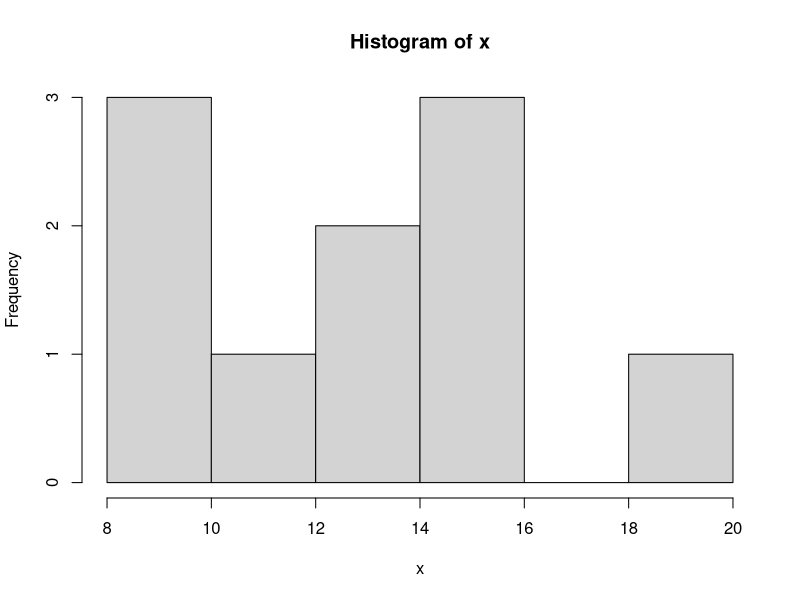
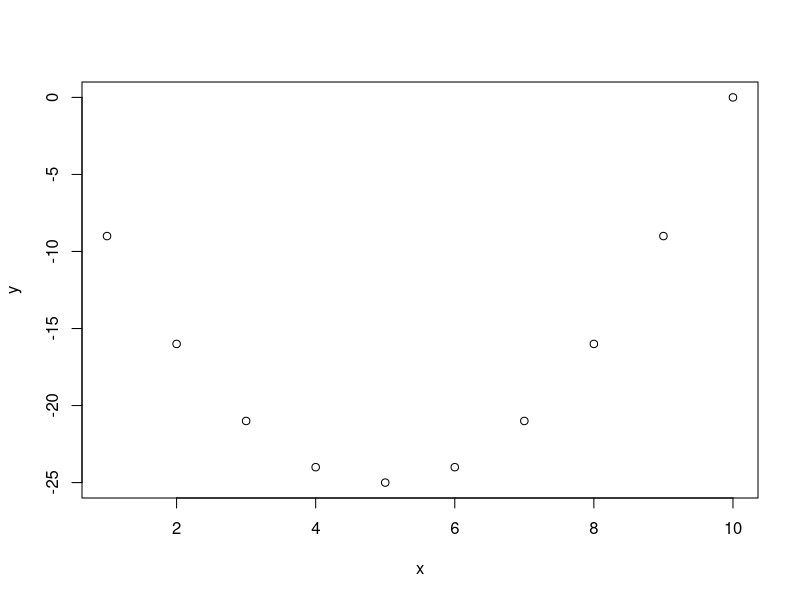
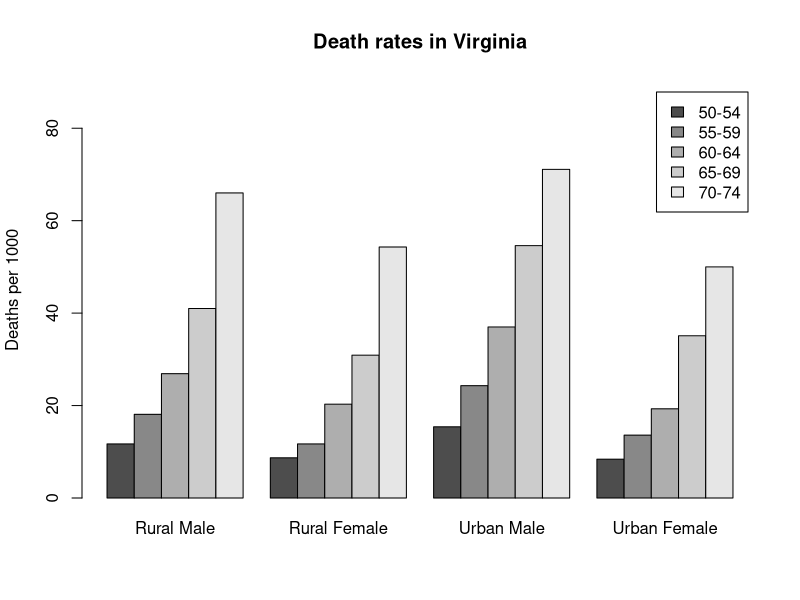
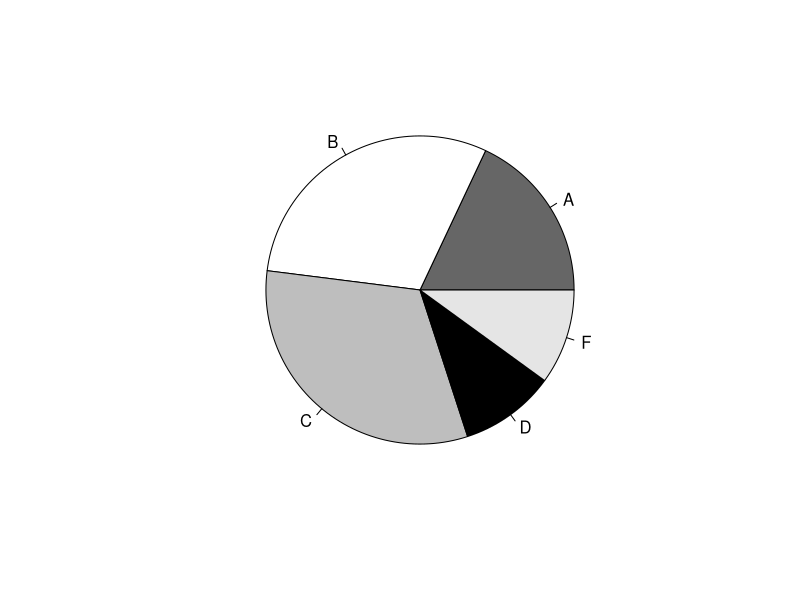
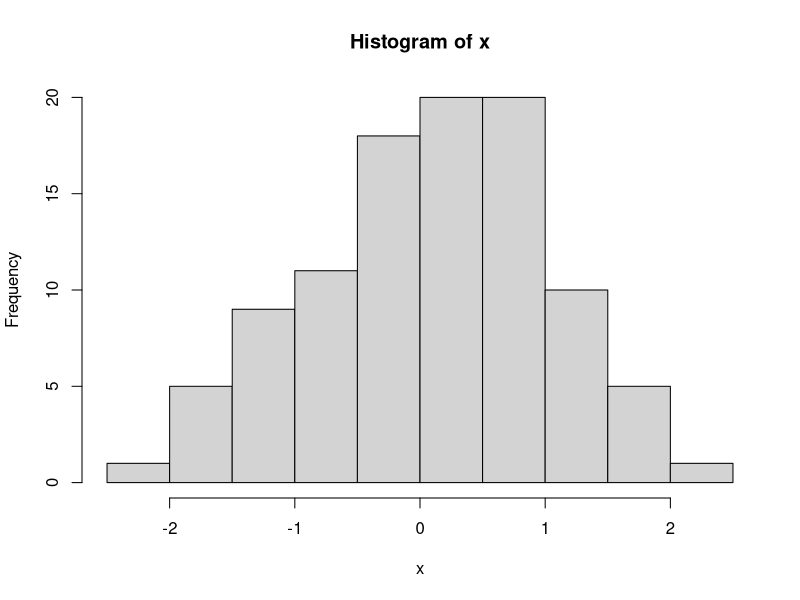
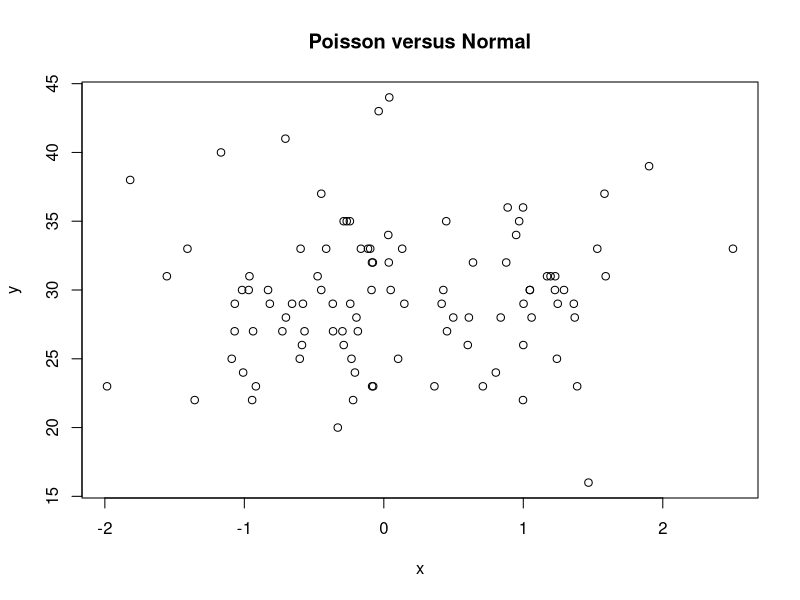
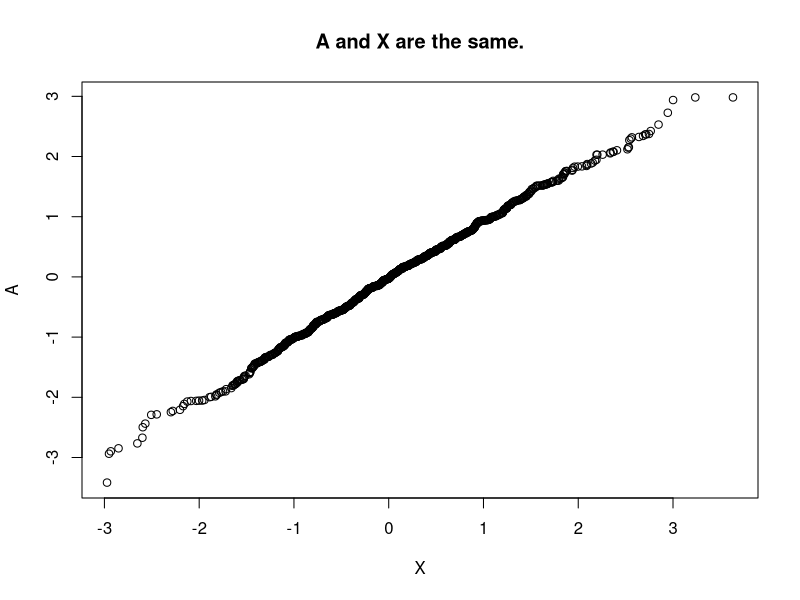
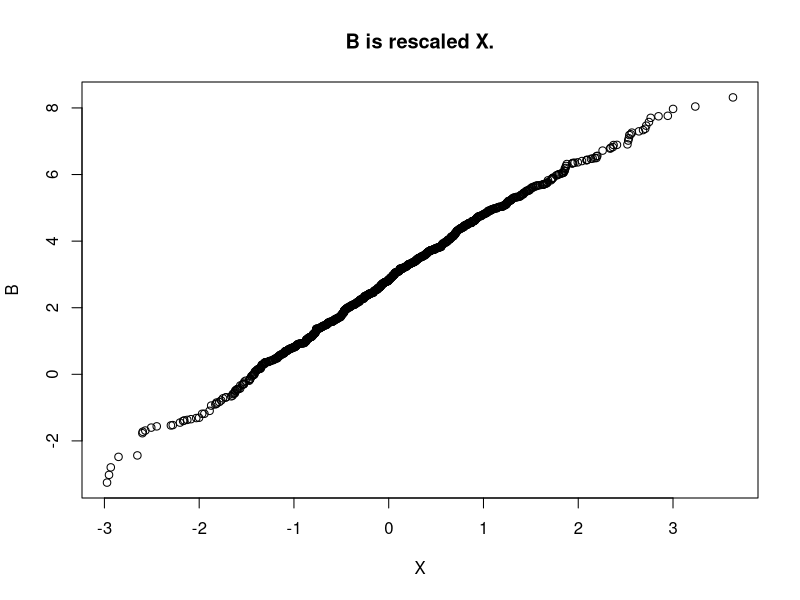

Reproduce these figures in R, in order.
## ---- chunk 1
5+49
3-8
3*5
31%%7
31%/%7
## ---- chunk 2
c(0,7,8)
## ---- chunk 3
numbers5to20<-5:20
c(numbers5to20,7)
## ---- chunk 4
mess<-c(numbers5to20,7)
mess[8]
## ---- chunk 5
mess[-(3:11)]
## ---- chunk 6
x<-c(0,7,8)
x*3
## ---- chunk 7
y<--x-5
## ---- chunk 8
x^3
## ---- chunk 9
y^x
## ---- chunk 10
knitr::opts_chunk$set(echo = TRUE)
## ---- chunk 11
rep(seq(2,20,by=2),2)
## ---- chunk 12
rep(c(1,4),c(3,2))
## ---- chunk 13
rep(seq(2,20,2),rep(2,10))
## ---- chunk 14
colors<-c("red","yellow","blue")
more.colors<-c(colors,"green","magenta","cyan")
more.colors
## ---- chunk 15
paste(colors,"flowers")
## ---- chunk 16
paste("several",colors,"s",sep="")
## ---- chunk 17
paste("I like",colors,collapse = ",")
## ---- chunk 18
m<-matrix(1:6,nrow=2,ncol=3)
m
## ---- chunk 19
m[1,2]
## ---- chunk 20
a<-array(1:24,c(3,4,2))
a
## ---- chunk 21
colors<-c("red","yellow","blue")
numbers<-c(1,2,3)
colors.and.numbers<-data.frame(colors,numbers,more.numbers=c(4,5,6))
colors.and.numbers
## ---- chunk 22
x<-c(12,15,13,20,14,16,10,10,8,15)
hist(x)
x<-seq(1,10)
y<-x^2-10*x
plot(x,y)

## ---- chunk 23
barplot(VADeaths,beside=TRUE,legend=TRUE,ylim = c(0,90),ylab = "Deaths per 1000",main="Death rates in Virginia")
## ---- chunk 24
groupsizes<-c(18,30,32,10,10)
labels<-c("A","B","C","D","F")
pie(groupsizes,labels,col=c("grey40","white","grey","black","grey90"))
## ---- chunk 25
x<-rnorm(100)
hist(x)
## ---- chunk 26
x<-rnorm(100)
y<-rpois(100,30)
plot(x,y,main="Poisson versus Normal")

## ---- chunk 27
X<-rnorm(1000)
A<-rnorm(1000)
qqplot(X,A,main="A and X are the same.")
B<-rnorm(1000,mean=3,sd=2)
qqplot(X,B,main="B is rescaled X.")
C<-rt(1000,df=2)
qqplot(X,C,main="C has heavler tails.")
D<-exp(rnorm(1000))
qqplot(X,D,main="D is skewed to the right.")
## ---- chunk 28
summary(cars)
## ---- chunk 29
plot(pressure)
